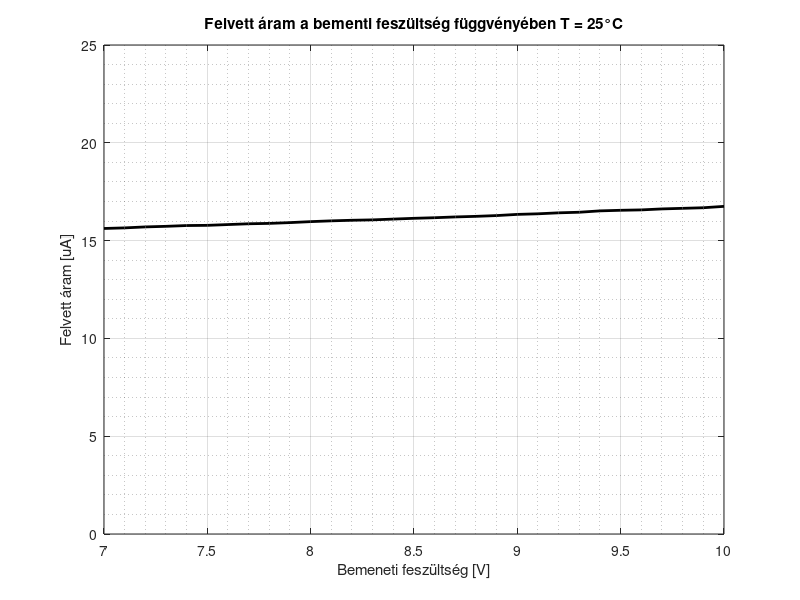
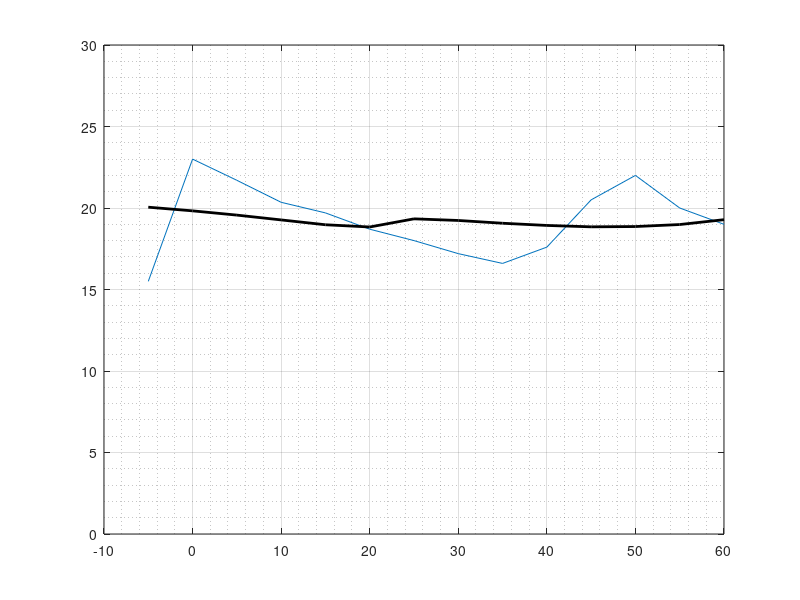

MATLAB code for these plots, in order:
%current consumption vs input voltage @ 25°C
u = 7:0.1:10;
i = [15.62 15.65 15.7 15.73 15.77 15.78 15.82 15.86 15.88 15.92 15.97 16.01 16.04 16.06 16.10 16.14 16.17 16.21 16.24 16.28 16.34 16.37 16.42 16.45 16.52 16.55 16.57 16.62 16.65 16.68 16.75];

plot(u,i,'-k','LineWidth',2);
ylim([0 25]);
yticks([0 5 10 15 20 25]);
grid on;
grid minor;
xlabel("Bemeneti feszültség [V]");
ylabel("Felvett áram [uA]");
title("Felvett áram a bementi feszültség függvényében T = 25°C");

figure();

T = -5:5:60;
i = [15.5 23 21.7 20.35 19.7 18.7 18 17.2 16.6 17.6 20.5 22 20 19];

plot(T,i,T,movmean(i,10),'-k','LineWidth',2);
grid on;
grid minor;

ylim([0 30]);
yticks([0 5 10 15 20 25 30]);